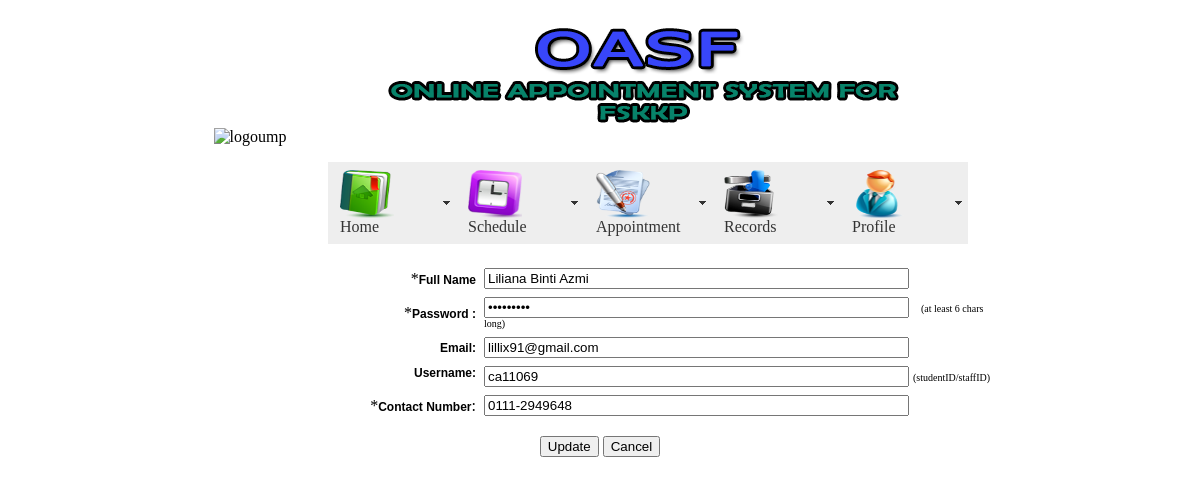
Page /update_student.php?student_id=1 on the committed database.
### tables this page shows
CREATE TABLE IF NOT EXISTS `student` (
  `student_id` int(5) NOT NULL AUTO_INCREMENT,
  `student_username` varchar(20) NOT NULL,
  `student_name` varchar(50) NOT NULL,
  `student_phone_no` varchar(20) NOT NULL,
  `student_password` varchar(20) NOT NULL,
  `student_email` varchar(50) NOT NULL,
  `student_category` varchar(10) NOT NULL,
  PRIMARY KEY (`student_id`)
);

### update_student.php (the view, shortened to what this page needs)
<!DOCTYPE html PUBLIC "-//W3C//DTD XHTML 1.0 Transitional//EN" "http://www.w3.org/TR/xhtml1/DTD/xhtml1-transitional.dtd">
<html xmlns="http://www.w3.org/1999/xhtml">
<head>
<link href="SpryAssets/SpryMenuBarHorizontal.css" rel="stylesheet" type="text/css" />
</head>
<body>
 <?php
include ("dbase.php");
$idURL  = $_GET['student_id'];
$query = "SELECT * FROM student WHERE student_id = '$idURL '";
$result = mysql_query($query, $conn) or die("Could not execute query in update_student.php");
$row = mysql_fetch_array($result, MYSQL_BOTH);
	$student_name= $row['student_name'];
	$student_password = $row['student_password'];
	$student_email = $row['student_email'];
	$student_username = $row['student_username'];
	$student_phone_no = $row['student_phone_no'];
?>
<center>
<p><img src="images/logo-rasmi-ump.png" width="93" height="68" alt="logoump" /><img src="images/headerpic.gif" width="700" height="126" alt="headerpic" /></p>
<ul id="MenuBar1" class="MenuBarHorizontal">
  <li><a class="MenuBarItemSubmenu" href="mainpage.html"><img src="images/page3-img3.png" width="54" height="48" align="middle" /><br />Home</a>
</ul>
<ul id="MenuBar2" class="MenuBarHorizontal">
  <li><a class="MenuBarItemSubmenu" href="timetable.php"><img src="images/page3-img2.png" alt="" width="54" height="48" align="center" />Schedule</a></li>
  <li><a class="MenuBarItemSubmenu" href="appointment.php"><img src="images/page3-img5.png" alt="" width="54" height="48" />Appointment</a>
  </li>
  <li><a class="MenuBarItemSubmenu" href="records.php"><img src="images/page3-img4.png" alt="" width="54" height="48" />Records</a>
  </li>
  <li><a class="MenuBarItemSubmenu" href="profile.php"><img src="images/page3-img6.png" alt="" width="54" height="48" /><br />Profile</a>
  </li>
</ul>
<p>&nbsp;</p>
<p>&nbsp;</p>
</center>
<p class="registration">Edit Profile</p>
<table id="font" border="0" cellpadding="4" cellspacing="0" width="100%">
<form method="post" action="insert.php">
    <tr>
    <td width="35%" align="right">*<span class="select1">Full Name</span></td>
    <td width="65%"><input name="name" type="text" maxlength="50" size="50" id="FirstName" value="<?php echo $student_name; ?>" /></td>
  </tr>
  <div>
    <tr>
      <td width="35%" align="right"> *<span class="select1">Password :</span></td>
      <td width="65%"><input name="password" type="password" maxlength="30" size="50" id="txtpassword" value="<?php echo $student_password; ?>" />
        <span class="charac">(at least 6 chars long)</span><?php
						?></td>
    </tr>
  </div>
  <tr>
    <td width="35%" align="right"><span class="select1">Email:</span></td>
    <td width="65%"><input name="email" type="text" maxlength="100" size="50" id="EMail" value="<?php echo $student_email; ?>"/></td>
  </tr>
  <tr valign="top">
    <td width="35%" valign="top" align="right"><span class="select1">Username:</span></td>
    <td width="65%" valign="top"><input name="username" type="text" maxlength="50" size="50" id="FirstName2" value="<?php echo $student_username; ?>" />
      <span class="idsl">(studentID/staffID)</span></td>
  </tr>
  <tr>
    <td width="35%" align="right"> *<span class="select1">Contact Number</span>: </td>
    <td width="65%"><input name="phoneno" type="text" maxlength="25" size="50" id="Phone" value="<?php echo $student_phone_no; ?>"/></td>
  </tr>
</table>
<center>
  <p>
    <input type="submit" name="update" id="update" value="Update" />
    <input type="submit" name="cancel2" id="cancel2" value="Cancel" />
  </p>
</center>
<p class="registration">&nbsp;</p>
</body>
</html>

### SpryAssets/SpryMenuBarHorizontal.css (style rules this page uses)
ul.MenuBarHorizontal { margin: 0; padding: 0; list-style-type: none; font-size: 100%; cursor: default; width: auto; }
ul.MenuBarHorizontal li { margin: 0; padding: 0; list-style-type: none; font-size: 100%; position: relative; text-align: left; cursor: pointer; width: 8em; float: left; left: 8em; }
ul.MenuBarHorizontal a { display: block; cursor: pointer; background-color: #EEE; padding: 0.5em 0.75em; color: #333; text-decoration: none; }
ul.MenuBarHorizontal a.MenuBarItemSubmenu { background-image: url(SpryMenuBarDown.gif); background-repeat: no-repeat; background-position: 95% 50%; text-align: left; font-weight: normal; }

### update_student.php (style rules this page uses)
body { width: 800px; margin: 0 auto; font-family: "Myriad Pro"; }
.select1 { color: #000; }
.select1 { font-family: Verdana, Geneva, sans-serif; font-size: 12px; font-style: normal; font-weight: bold; text-align: left; }
.charac { font-size: x-small; }
.idsl { font-size: x-small; color: #000; }

### rows in the picture
student: name "Liliana Binti Azmi", email "lillix91@gmail.com", username "ca11069", phoneno "0111-2949648"
